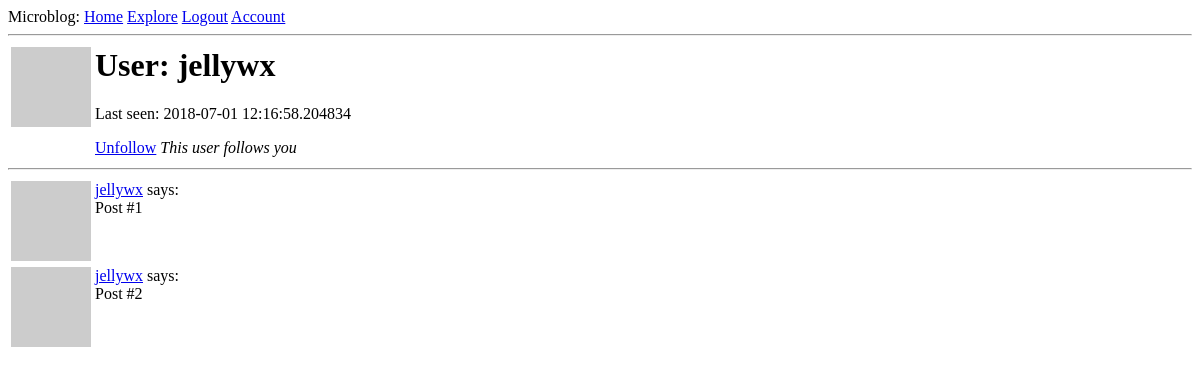
Page /user/jellywx (signed in) on the earlier database version.
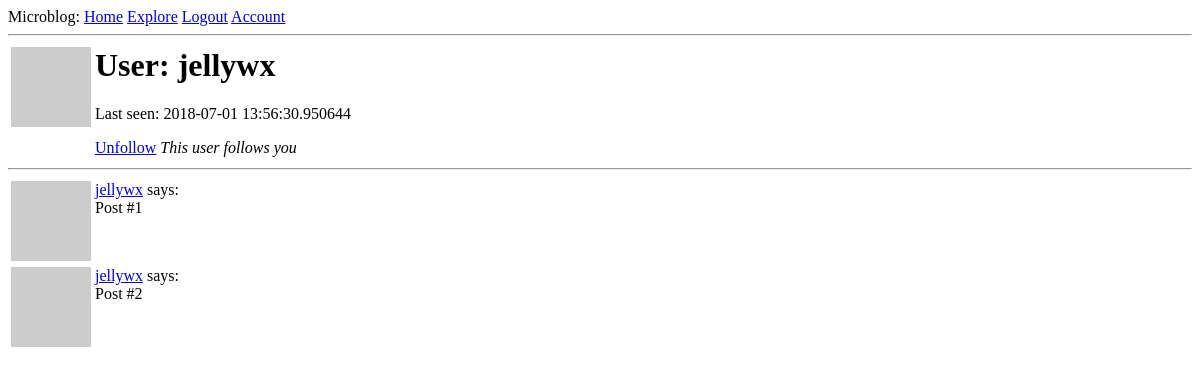
Same page on the later database version.
### app/models.py (models this page shows, shortened)
class User(UserMixin, db.Model):
    id = db.Column(db.Integer, primary_key=True)
    username = db.Column(db.String(64), index=True, unique=True)
    email = db.Column(db.String(120), index=True, unique=True)
    password_hash = db.Column(db.String(128))
    about_me = db.Column(db.String(140))
    last_seen = db.Column(db.DateTime, default=datetime.utcnow)
    posts = db.relationship('Post', backref='author', lazy='dynamic')
    followed = db.relationship(
        'User', secondary=followers,
        primaryjoin=(followers.c.follower_id == id),
        secondaryjoin=(followers.c.followed_id == id),
        backref=db.backref('followers', lazy='dynamic'), lazy='dynamic'
    )
    def avatar(self, size=80):
        digest = md5(self.email.lower().encode('utf-8')).hexdigest()
        return 'https://www.gravatar.com/avatar/{}?d=identicon&s={}'.format(digest, size)
    def is_following(self, user):
        return self.followed.filter(followers.c.followed_id == user.id).count() > 0

### app/routes.py (the view)
@app.route('/user/<username>')
@login_required
def user(username):
    user = User.query.filter_by(username=username).first_or_404()
    posts = [
        {'author' : user, 'body' : 'Post #1'},
        {'author' : user, 'body' : 'Post #2'}
    ]
    return render_template('user.html', user=user, posts=posts)

### app/models.py (called while the page is built)
@login.user_loader
def load_user(id):
    return User.query.get(int(id))

### app/routes.py (called while the page is built)
@app.before_request
def before_request():
    if current_user.is_authenticated:
        current_user.last_seen = datetime.utcnow()
        db.session.commit()

### app/templates/user.html (shortened to what this page needs)
{% extends "base.html" %}
{% block content %}
  <table>
    <tr valign="top">
      <td><img src="{{ user.avatar(128) }}"></img></td>
      <td><h1>User: {{user.username }}</h1>
        {% if user.last_seen %}<p>Last seen: {{ user.last_seen }}</p>{% endif %}
        {% if user.id == current_user.id %}
        <a href="{{ url_for('edit_profile') }}">Edit Profile</a>
        {% elif current_user.is_following(user) %}
        <a href="{{ url_for('unfollow', username=user.username)}}">Unfollow</a>
        {% else %}
        <a href="{{ url_for('follow', username=user.username)}}">Follow</a>
        {% endif %}
        {% if user.is_following(current_user) %}
        <span><em>This user follows you</em></span>
        {% endif %}
      </td>
    </tr>
  </table>
  <hr>
  {% for post in posts %}
    {% include "_post.html" %}
  {% endfor %}
{% endblock %}

### app/templates/_post.html
<table>
  <tr valign="top">
    <td><img src="{{ post.author.avatar(36) }}"></td>
    <td><a href="{{ url_for('user', username=post.author.username )}}">{{ post.author.username }}</a> says:<br>{{ post.body }}</td>
  </tr>
</table>

Differences in the rows shown:
changed User "jellywx": last_seen "2018-07-01 12:16:58.204834" → "2018-07-01 13:56:30.950644"
